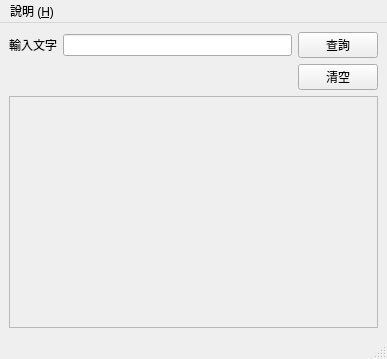
<?xml version="1.0" encoding="UTF-8"?>
<ui version="4.0">
 <class>MainWindow</class>
 <widget class="QMainWindow" name="MainWindow">
  <property name="geometry">
   <rect>
    <x>0</x>
    <y>0</y>
    <width>387</width>
    <height>359</height>
   </rect>
  </property>
  <property name="windowTitle">
   <string>findarray30code - 行列30查碼</string>
  </property>
  <widget class="QWidget" name="centralwidget">
   <layout class="QHBoxLayout" name="horizontalLayout_3">
    <item>
     <layout class="QVBoxLayout" name="verticalLayout">
      <property name="sizeConstraint">
       <enum>QLayout::SetDefaultConstraint</enum>
      </property>
      <item>
       <layout class="QHBoxLayout" name="horizontalLayout">
        <property name="sizeConstraint">
         <enum>QLayout::SetDefaultConstraint</enum>
        </property>
        <item>
         <widget class="QLabel" name="label">
          <property name="sizePolicy">
           <sizepolicy hsizetype="Preferred" vsizetype="Maximum">
            <horstretch>0</horstretch>
            <verstretch>0</verstretch>
           </sizepolicy>
          </property>
          <property name="text">
           <string>輸入文字</string>
          </property>
         </widget>
        </item>
        <item>
         <widget class="QLineEdit" name="lineEdit">
          <property name="sizePolicy">
           <sizepolicy hsizetype="Expanding" vsizetype="Maximum">
            <horstretch>0</horstretch>
            <verstretch>0</verstretch>
           </sizepolicy>
          </property>
         </widget>
        </item>
        <item>
         <widget class="QPushButton" name="pushButton">
          <property name="sizePolicy">
           <sizepolicy hsizetype="Minimum" vsizetype="Maximum">
            <horstretch>0</horstretch>
            <verstretch>0</verstretch>
           </sizepolicy>
          </property>
          <property name="text">
           <string>查詢</string>
          </property>
         </widget>
        </item>
       </layout>
      </item>
      <item>
       <layout class="QHBoxLayout" name="horizontalLayout_2">
        <property name="sizeConstraint">
         <enum>QLayout::SetDefaultConstraint</enum>
        </property>
        <item>
         <spacer name="horizontalSpacer">
          <property name="orientation">
           <enum>Qt::Horizontal</enum>
          </property>
          <property name="sizeHint" stdset="0">
           <size>
            <width>168</width>
            <height>20</height>
           </size>
          </property>
         </spacer>
        </item>
        <item>
         <widget class="QPushButton" name="pushButton_2">
          <property name="sizePolicy">
           <sizepolicy hsizetype="Minimum" vsizetype="Maximum">
            <horstretch>0</horstretch>
            <verstretch>0</verstretch>
           </sizepolicy>
          </property>
          <property name="text">
           <string>清空</string>
          </property>
         </widget>
        </item>
       </layout>
      </item>
      <item>
       <widget class="QScrollArea" name="scrollArea">
        <property name="widgetResizable">
         <bool>true</bool>
        </property>
        <widget class="QWidget" name="scrollAreaWidgetContents">
         <property name="geometry">
          <rect>
           <x>0</x>
           <y>0</y>
           <width>365</width>
           <height>219</height>
          </rect>
         </property>
         <layout class="QHBoxLayout" name="horizontalLayout_4">
          <item>
           <widget class="QLabel" name="label_2">
            <property name="sizePolicy">
             <sizepolicy hsizetype="Expanding" vsizetype="Expanding">
              <horstretch>0</horstretch>
              <verstretch>0</verstretch>
             </sizepolicy>
            </property>
            <property name="text">
             <string></string>
            </property>
            <property name="textFormat">
             <enum>Qt::AutoText</enum>
            </property>
            <property name="alignment">
             <set>Qt::AlignLeading|Qt::AlignLeft|Qt::AlignTop</set>
            </property>
            <property name="margin">
             <number>2</number>
            </property>
            <property name="indent">
             <number>5</number>
            </property>
            <property name="textInteractionFlags">
             <set>Qt::LinksAccessibleByKeyboard|Qt::LinksAccessibleByMouse|Qt::TextBrowserInteraction|Qt::TextSelectableByKeyboard|Qt::TextSelectableByMouse</set>
            </property>
           </widget>
          </item>
         </layout>
        </widget>
       </widget>
      </item>
     </layout>
    </item>
   </layout>
  </widget>
  <widget class="QMenuBar" name="menubar">
   <property name="geometry">
    <rect>
     <x>0</x>
     <y>0</y>
     <width>387</width>
     <height>23</height>
    </rect>
   </property>
   <widget class="QMenu" name="menu_Help">
    <property name="title">
     <string>說明 (&amp;H)</string>
    </property>
    <addaction name="action_About"/>
   </widget>
   <addaction name="menu_Help"/>
  </widget>
  <widget class="QStatusBar" name="statusbar"/>
  <action name="action_About">
   <property name="text">
    <string>關於 findarray30code (&amp;A)</string>
   </property>
  </action>
 </widget>
 <resources/>
 <connections/>
</ui>
